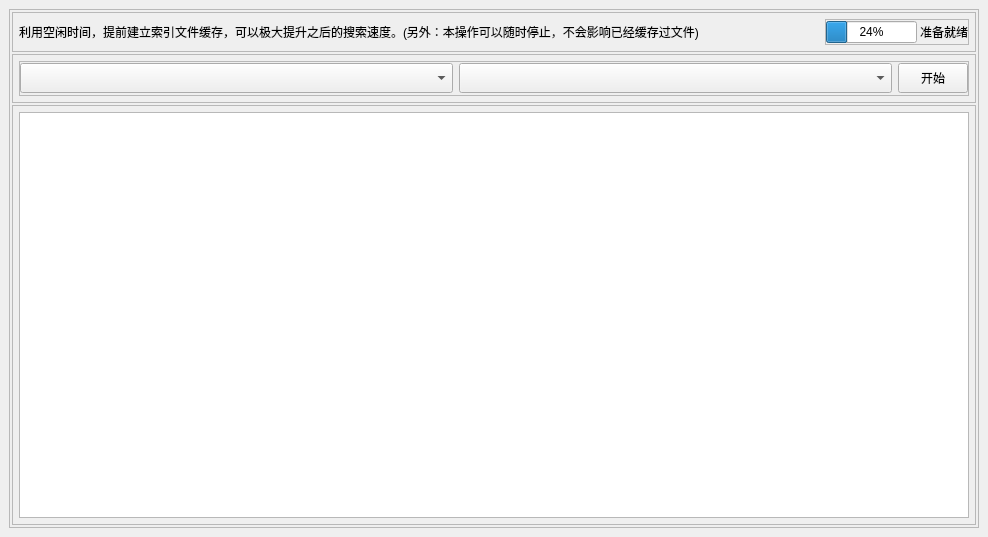
<?xml version="1.0" encoding="UTF-8"?>
<ui version="4.0">
 <class>MainWindow</class>
 <widget class="QMainWindow" name="MainWindow">
  <property name="geometry">
   <rect>
    <x>0</x>
    <y>0</y>
    <width>988</width>
    <height>537</height>
   </rect>
  </property>
  <property name="windowTitle">
   <string>MainWindow</string>
  </property>
  <widget class="QWidget" name="centralwidget">
   <layout class="QVBoxLayout" name="verticalLayout">
    <item>
     <widget class="QFrame" name="frame">
      <property name="frameShape">
       <enum>QFrame::StyledPanel</enum>
      </property>
      <property name="frameShadow">
       <enum>QFrame::Raised</enum>
      </property>
      <layout class="QVBoxLayout" name="verticalLayout_2">
       <property name="spacing">
        <number>2</number>
       </property>
       <property name="leftMargin">
        <number>2</number>
       </property>
       <property name="topMargin">
        <number>2</number>
       </property>
       <property name="rightMargin">
        <number>2</number>
       </property>
       <property name="bottomMargin">
        <number>2</number>
       </property>
       <item>
        <widget class="QFrame" name="frame_top">
         <property name="minimumSize">
          <size>
           <width>0</width>
           <height>40</height>
          </size>
         </property>
         <property name="frameShape">
          <enum>QFrame::StyledPanel</enum>
         </property>
         <property name="frameShadow">
          <enum>QFrame::Raised</enum>
         </property>
         <layout class="QHBoxLayout" name="horizontalLayout_2">
          <property name="leftMargin">
           <number>6</number>
          </property>
          <property name="topMargin">
           <number>6</number>
          </property>
          <property name="rightMargin">
           <number>6</number>
          </property>
          <property name="bottomMargin">
           <number>6</number>
          </property>
          <item>
           <widget class="QLabel" name="label">
            <property name="sizePolicy">
             <sizepolicy hsizetype="Expanding" vsizetype="Preferred">
              <horstretch>0</horstretch>
              <verstretch>0</verstretch>
             </sizepolicy>
            </property>
            <property name="minimumSize">
             <size>
              <width>500</width>
              <height>0</height>
             </size>
            </property>
            <property name="text">
             <string>利用空闲时间，提前建立索引文件缓存，可以极大提升之后的搜索速度。(另外：本操作可以随时停止，不会影响已经缓存过文件)</string>
            </property>
            <property name="wordWrap">
             <bool>true</bool>
            </property>
           </widget>
          </item>
          <item>
           <widget class="QFrame" name="frame_center_right">
            <property name="sizePolicy">
             <sizepolicy hsizetype="Preferred" vsizetype="Preferred">
              <horstretch>0</horstretch>
              <verstretch>0</verstretch>
             </sizepolicy>
            </property>
            <property name="minimumSize">
             <size>
              <width>0</width>
              <height>0</height>
             </size>
            </property>
            <property name="maximumSize">
             <size>
              <width>450</width>
              <height>40</height>
             </size>
            </property>
            <property name="layoutDirection">
             <enum>Qt::LeftToRight</enum>
            </property>
            <property name="frameShape">
             <enum>QFrame::StyledPanel</enum>
            </property>
            <property name="frameShadow">
             <enum>QFrame::Raised</enum>
            </property>
            <layout class="QHBoxLayout" name="horizontalLayout_6">
             <property name="spacing">
              <number>3</number>
             </property>
             <property name="leftMargin">
              <number>0</number>
             </property>
             <property name="topMargin">
              <number>0</number>
             </property>
             <property name="rightMargin">
              <number>0</number>
             </property>
             <property name="bottomMargin">
              <number>0</number>
             </property>
             <item alignment="Qt::AlignRight">
              <widget class="QLoadingProgressBar" name="progressBar">
               <property name="maximumSize">
                <size>
                 <width>100</width>
                 <height>16777215</height>
                </size>
               </property>
               <property name="value">
                <number>24</number>
               </property>
               <property name="alignment">
                <set>Qt::AlignRight|Qt::AlignTrailing|Qt::AlignVCenter</set>
               </property>
              </widget>
             </item>
             <item alignment="Qt::AlignRight">
              <widget class="QClickableLabel" name="top_lable">
               <property name="sizePolicy">
                <sizepolicy hsizetype="Preferred" vsizetype="Preferred">
                 <horstretch>0</horstretch>
                 <verstretch>0</verstretch>
                </sizepolicy>
               </property>
               <property name="minimumSize">
                <size>
                 <width>0</width>
                 <height>0</height>
                </size>
               </property>
               <property name="maximumSize">
                <size>
                 <width>16666</width>
                 <height>16777215</height>
                </size>
               </property>
               <property name="text">
                <string>准备就绪</string>
               </property>
               <property name="alignment">
                <set>Qt::AlignRight|Qt::AlignTrailing|Qt::AlignVCenter</set>
               </property>
              </widget>
             </item>
            </layout>
           </widget>
          </item>
         </layout>
        </widget>
       </item>
       <item>
        <widget class="QFrame" name="frame_center">
         <property name="minimumSize">
          <size>
           <width>0</width>
           <height>35</height>
          </size>
         </property>
         <property name="frameShape">
          <enum>QFrame::StyledPanel</enum>
         </property>
         <property name="frameShadow">
          <enum>QFrame::Raised</enum>
         </property>
         <layout class="QVBoxLayout" name="verticalLayout_4">
          <property name="leftMargin">
           <number>6</number>
          </property>
          <property name="topMargin">
           <number>6</number>
          </property>
          <property name="rightMargin">
           <number>6</number>
          </property>
          <property name="bottomMargin">
           <number>6</number>
          </property>
          <item>
           <widget class="QFrame" name="frame_center_left">
            <property name="minimumSize">
             <size>
              <width>0</width>
              <height>35</height>
             </size>
            </property>
            <property name="frameShape">
             <enum>QFrame::StyledPanel</enum>
            </property>
            <property name="frameShadow">
             <enum>QFrame::Raised</enum>
            </property>
            <layout class="QHBoxLayout" name="horizontalLayout_3">
             <property name="spacing">
              <number>6</number>
             </property>
             <property name="leftMargin">
              <number>0</number>
             </property>
             <property name="topMargin">
              <number>0</number>
             </property>
             <property name="rightMargin">
              <number>0</number>
             </property>
             <property name="bottomMargin">
              <number>0</number>
             </property>
             <item alignment="Qt::AlignVCenter">
              <widget class="QComboDirBox" name="comboBox_dir">
               <property name="sizePolicy">
                <sizepolicy hsizetype="Preferred" vsizetype="Fixed">
                 <horstretch>0</horstretch>
                 <verstretch>0</verstretch>
                </sizepolicy>
               </property>
               <property name="minimumSize">
                <size>
                 <width>115</width>
                 <height>30</height>
                </size>
               </property>
               <property name="maximumSize">
                <size>
                 <width>16777215</width>
                 <height>30</height>
                </size>
               </property>
              </widget>
             </item>
             <item alignment="Qt::AlignVCenter">
              <widget class="QComboCheckBox" name="comboBox_type">
               <property name="sizePolicy">
                <sizepolicy hsizetype="Preferred" vsizetype="Fixed">
                 <horstretch>0</horstretch>
                 <verstretch>0</verstretch>
                </sizepolicy>
               </property>
               <property name="minimumSize">
                <size>
                 <width>350</width>
                 <height>30</height>
                </size>
               </property>
               <property name="maximumSize">
                <size>
                 <width>16777215</width>
                 <height>30</height>
                </size>
               </property>
              </widget>
             </item>
             <item alignment="Qt::AlignVCenter">
              <widget class="QPushButton" name="pushButton">
               <property name="minimumSize">
                <size>
                 <width>0</width>
                 <height>30</height>
                </size>
               </property>
               <property name="maximumSize">
                <size>
                 <width>70</width>
                 <height>30</height>
                </size>
               </property>
               <property name="text">
                <string>开始</string>
               </property>
              </widget>
             </item>
            </layout>
           </widget>
          </item>
         </layout>
        </widget>
       </item>
       <item>
        <widget class="QFrame" name="frame_bottom">
         <property name="frameShape">
          <enum>QFrame::StyledPanel</enum>
         </property>
         <property name="frameShadow">
          <enum>QFrame::Raised</enum>
         </property>
         <layout class="QHBoxLayout" name="horizontalLayout">
          <property name="spacing">
           <number>6</number>
          </property>
          <property name="leftMargin">
           <number>6</number>
          </property>
          <property name="topMargin">
           <number>6</number>
          </property>
          <property name="rightMargin">
           <number>6</number>
          </property>
          <property name="bottomMargin">
           <number>6</number>
          </property>
          <item>
           <widget class="QTextBrowser" name="textBrowser"/>
          </item>
         </layout>
        </widget>
       </item>
      </layout>
     </widget>
    </item>
   </layout>
  </widget>
 </widget>
 <customwidgets>
  <customwidget>
   <class>QComboCheckBox</class>
   <extends>QComboBox</extends>
   <header>qcombocheckbox.h</header>
  </customwidget>
  <customwidget>
   <class>QLoadingProgressBar</class>
   <extends>QProgressBar</extends>
   <header>qloadingprogressbar.h</header>
  </customwidget>
  <customwidget>
   <class>QComboDirBox</class>
   <extends>QComboBox</extends>
   <header>qcombodirbox.h</header>
  </customwidget>
  <customwidget>
   <class>QClickableLabel</class>
   <extends>QLabel</extends>
   <header>qclickablelabel.h</header>
  </customwidget>
 </customwidgets>
 <resources/>
 <connections/>
</ui>
